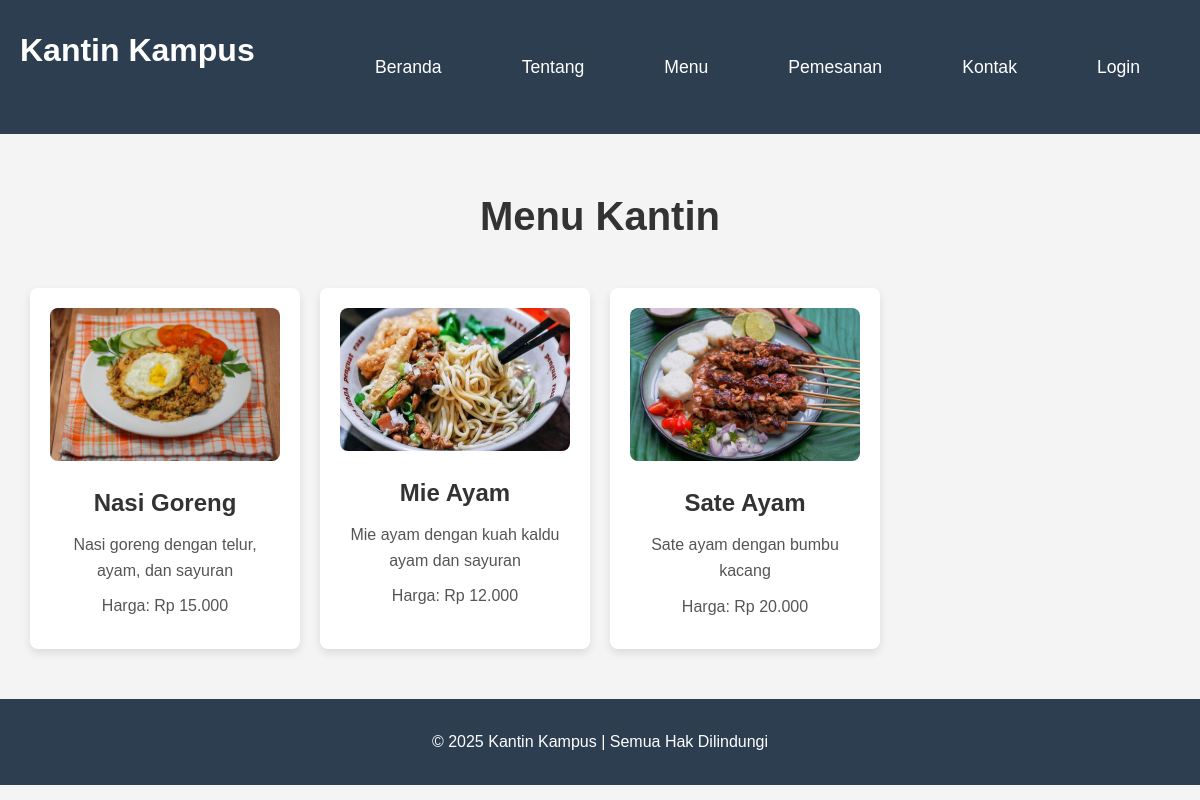
Page /menu.php on the committed database.
### tables this page shows
CREATE TABLE `menu` (
  `id` int(11) NOT NULL,
  `name` varchar(100) NOT NULL,
  `description` text DEFAULT NULL,
  `price` decimal(10,2) NOT NULL,
  `image_url` varchar(255) DEFAULT NULL,
  `created_at` timestamp NOT NULL DEFAULT current_timestamp()
);

### public/menu.php (the view, shortened to what this page needs)
<?php
include('../includes/header.php');
?>
<main>
    <section class="menu-section">
        <h1>Menu Kantin</h1>
        <div class="menu-grid">
            <?php
            $pdo = connectDB();
            $stmt = $pdo->query("SELECT * FROM menu");
            while ($row = $stmt->fetch()) {
                $image_url = '../assets/image/' . htmlspecialchars($row['image_url']);
                echo "<div class='menu-item'>";
                echo "<img src='" . $image_url . "' alt='" . htmlspecialchars($row['name']) . "' class='menu-item-image'>";
                echo "<h3>" . htmlspecialchars($row['name']) . "</h3>";
                echo "<p>" . htmlspecialchars($row['description']) . "</p>";
                echo "<p>Harga: Rp " . number_format($row['price'], 0, ',', '.') . "</p>";
                echo "</div>";
            }
            ?>
        </div>
    </section>
</main>
<?php
include('../includes/footer.php');
?>

### includes/header.php (shortened to what this page needs)
<!DOCTYPE html>
<html lang="id">
<head>
    <link rel="stylesheet" href="../assets/css/styles.css">
</head>
<body>
    <header class="header">
        <div class="container">
            <div class="logo">
                <h1><a href="index.php">Kantin Kampus</a></h1>
            </div>
            <nav class="navigation">
                <ul>
                    <li><a href="index.php">Beranda</a></li>
                    <li><a href="about.php">Tentang</a></li>
                    <li><a href="menu.php">Menu</a></li>
                    <li><a href="order.php">Pemesanan</a></li>
                    <li><a href="contact.php">Kontak</a></li>
                    <li><a href="../admin/login.php">Login</a></li>
                </ul>
            </nav>
        </div>
    </header>

### includes/footer.php (shortened to what this page needs)
    <footer>
        <p>&copy; <?php echo date("Y"); ?> Kantin Kampus | Semua Hak Dilindungi</p>
    </footer>
</body>
</html>

### assets/css/styles.css (style rules this page uses)
* { margin: 0; padding: 0; box-sizing: border-box; }
body { font-family: 'Arial', sans-serif; background-color: #f4f4f4; color: #333; line-height: 1.6; }
.header { background-color: #2c3e50; padding: 15px 0; box-shadow: 0 2px 5px rgba(0, 0, 0, 0.1); }
.container { width: 100%; max-width: 1200px; margin: 0 auto; display: flex; justify-content: space-between; align-items: center; padding: 0 20px; }
.logo h1 a { color: #fff; text-decoration: none; font-size: 2rem; font-weight: bold; }
.navigation ul { list-style-type: none; display: flex; }
.navigation li { margin: 0 20px; }
.navigation a { color: #fff; text-decoration: none; font-size: 1.1rem; padding: 10px 20px; border-radius: 5px; transition: background-color 0.3s ease, color 0.3s ease; }
footer { background-color: #2c3e50; color: #fff; padding: 30px 0; text-align: center; font-size: 1rem; position: relative; bottom: 0; width: 100%; }
h1 { font-size: 2.5rem; color: #333; margin-bottom: 30px; }
.menu-section { padding: 50px 20px; background-color: #f4f4f4; text-align: center; }
h1 { font-size: 2.5rem; color: #333; margin-bottom: 40px; }
.menu-grid { display: grid; grid-template-columns: repeat(5, 1fr); gap: 20px; padding: 0 10px; justify-items: center; }
.menu-item { background-color: #fff; padding: 20px; box-shadow: 0 4px 8px rgba(0, 0, 0, 0.1); border-radius: 8px; text-align: center; transition: transform 0.3s ease; width: 100%; }
.menu-item-image { width: 100%; height: auto; border-radius: 8px; margin-bottom: 15px; }
.menu-item h3 { font-size: 1.5rem; color: #333; margin-bottom: 10px; }
.menu-item p { font-size: 1rem; color: #555; margin-bottom: 10px; }
@media (max-width: 1200px) { .menu-grid { grid-template-columns: repeat(4, 1fr); } }

### rows in the picture
menu: image_url (picture), name "Nasi Goreng", description "Nasi goreng dengan telur, ayam, dan sayuran", price "15.000"
menu: image_url (picture), name "Mie Ayam", description "Mie ayam dengan kuah kaldu ayam dan sayuran", price "12.000"
menu: image_url (picture), name "Sate Ayam", description "Sate ayam dengan bumbu kacang", price "20.000"
